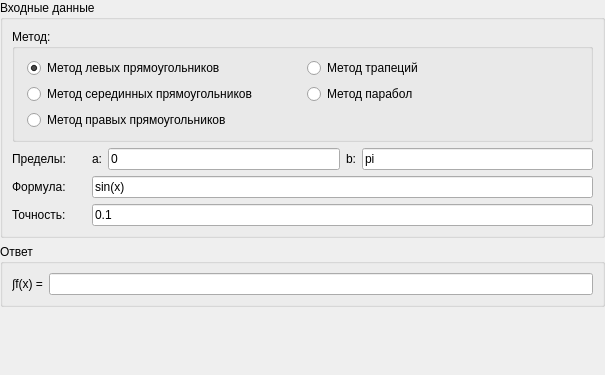
<?xml version="1.0" encoding="UTF-8"?>
<ui version="4.0">
 <class>IntegralFloatingStepFrame</class>
 <widget class="QWidget" name="IntegralFloatingStepFrame">
  <property name="enabled">
   <bool>true</bool>
  </property>
  <property name="geometry">
   <rect>
    <x>0</x>
    <y>0</y>
    <width>605</width>
    <height>375</height>
   </rect>
  </property>
  <property name="sizePolicy">
   <sizepolicy hsizetype="Preferred" vsizetype="Preferred">
    <horstretch>0</horstretch>
    <verstretch>0</verstretch>
   </sizepolicy>
  </property>
  <property name="minimumSize">
   <size>
    <width>0</width>
    <height>0</height>
   </size>
  </property>
  <property name="windowTitle">
   <string>Form</string>
  </property>
  <layout class="QGridLayout" name="gridLayout" columnstretch="0">
   <property name="sizeConstraint">
    <enum>QLayout::SetDefaultConstraint</enum>
   </property>
   <property name="leftMargin">
    <number>0</number>
   </property>
   <property name="topMargin">
    <number>0</number>
   </property>
   <property name="rightMargin">
    <number>0</number>
   </property>
   <property name="bottomMargin">
    <number>0</number>
   </property>
   <property name="verticalSpacing">
    <number>6</number>
   </property>
   <item row="0" column="0">
    <widget class="QGroupBox" name="inputGroupBox">
     <property name="sizePolicy">
      <sizepolicy hsizetype="Preferred" vsizetype="Fixed">
       <horstretch>0</horstretch>
       <verstretch>0</verstretch>
      </sizepolicy>
     </property>
     <property name="autoFillBackground">
      <bool>false</bool>
     </property>
     <property name="title">
      <string>Входные данные</string>
     </property>
     <layout class="QVBoxLayout" name="verticalLayout_2">
      <item alignment="Qt::AlignTop">
       <widget class="QGroupBox" name="methodGroupBox">
        <property name="sizePolicy">
         <sizepolicy hsizetype="Preferred" vsizetype="Fixed">
          <horstretch>0</horstretch>
          <verstretch>0</verstretch>
         </sizepolicy>
        </property>
        <property name="autoFillBackground">
         <bool>false</bool>
        </property>
        <property name="title">
         <string>Метод:</string>
        </property>
        <property name="flat">
         <bool>false</bool>
        </property>
        <layout class="QGridLayout" name="gridLayout_4">
         <property name="leftMargin">
          <number>12</number>
         </property>
         <item row="3" column="0">
          <widget class="QRadioButton" name="midRectRadioButton">
           <property name="sizePolicy">
            <sizepolicy hsizetype="Preferred" vsizetype="Fixed">
             <horstretch>0</horstretch>
             <verstretch>0</verstretch>
            </sizepolicy>
           </property>
           <property name="autoFillBackground">
            <bool>false</bool>
           </property>
           <property name="text">
            <string>Метод серединных прямоугольников</string>
           </property>
          </widget>
         </item>
         <item row="4" column="0">
          <widget class="QRadioButton" name="rightRectRadioButton">
           <property name="sizePolicy">
            <sizepolicy hsizetype="Preferred" vsizetype="Fixed">
             <horstretch>0</horstretch>
             <verstretch>0</verstretch>
            </sizepolicy>
           </property>
           <property name="autoFillBackground">
            <bool>false</bool>
           </property>
           <property name="text">
            <string>Метод правых прямоугольников</string>
           </property>
          </widget>
         </item>
         <item row="1" column="0">
          <widget class="QRadioButton" name="leftRectRadioButton">
           <property name="sizePolicy">
            <sizepolicy hsizetype="Preferred" vsizetype="Fixed">
             <horstretch>0</horstretch>
             <verstretch>0</verstretch>
            </sizepolicy>
           </property>
           <property name="autoFillBackground">
            <bool>false</bool>
           </property>
           <property name="text">
            <string>Метод левых прямоугольников</string>
           </property>
           <property name="checked">
            <bool>true</bool>
           </property>
          </widget>
         </item>
         <item row="1" column="1">
          <widget class="QRadioButton" name="trapezoidRadioButton">
           <property name="sizePolicy">
            <sizepolicy hsizetype="Preferred" vsizetype="Fixed">
             <horstretch>0</horstretch>
             <verstretch>0</verstretch>
            </sizepolicy>
           </property>
           <property name="autoFillBackground">
            <bool>false</bool>
           </property>
           <property name="text">
            <string>Метод трапеций</string>
           </property>
          </widget>
         </item>
         <item row="3" column="1">
          <widget class="QRadioButton" name="parabolicRadioButton">
           <property name="sizePolicy">
            <sizepolicy hsizetype="Preferred" vsizetype="Fixed">
             <horstretch>0</horstretch>
             <verstretch>0</verstretch>
            </sizepolicy>
           </property>
           <property name="autoFillBackground">
            <bool>false</bool>
           </property>
           <property name="text">
            <string>Метод парабол</string>
           </property>
          </widget>
         </item>
        </layout>
       </widget>
      </item>
      <item>
       <layout class="QGridLayout" name="gridLayout_3">
        <property name="spacing">
         <number>6</number>
        </property>
        <item row="0" column="1">
         <spacer name="horizontalSpacer">
          <property name="orientation">
           <enum>Qt::Horizontal</enum>
          </property>
          <property name="sizeType">
           <enum>QSizePolicy::Fixed</enum>
          </property>
          <property name="sizeHint" stdset="0">
           <size>
            <width>20</width>
            <height>20</height>
           </size>
          </property>
         </spacer>
        </item>
        <item row="1" column="0">
         <widget class="QLabel" name="functionLabel">
          <property name="autoFillBackground">
           <bool>false</bool>
          </property>
          <property name="text">
           <string>Формула:</string>
          </property>
         </widget>
        </item>
        <item row="1" column="2" colspan="4">
         <widget class="QLineEdit" name="functionEdit">
          <property name="autoFillBackground">
           <bool>false</bool>
          </property>
          <property name="text">
           <string>sin(x)</string>
          </property>
          <property name="frame">
           <bool>true</bool>
          </property>
         </widget>
        </item>
        <item row="0" column="4">
         <widget class="QLabel" name="aLabel">
          <property name="autoFillBackground">
           <bool>false</bool>
          </property>
          <property name="text">
           <string>b:</string>
          </property>
         </widget>
        </item>
        <item row="2" column="0">
         <widget class="QLabel" name="iterationLabel">
          <property name="autoFillBackground">
           <bool>false</bool>
          </property>
          <property name="text">
           <string>Точность:</string>
          </property>
         </widget>
        </item>
        <item row="0" column="0">
         <widget class="QLabel" name="limitLabel">
          <property name="autoFillBackground">
           <bool>false</bool>
          </property>
          <property name="text">
           <string>Пределы:</string>
          </property>
         </widget>
        </item>
        <item row="0" column="2">
         <widget class="QLabel" name="bLabel">
          <property name="autoFillBackground">
           <bool>false</bool>
          </property>
          <property name="text">
           <string>a:</string>
          </property>
         </widget>
        </item>
        <item row="0" column="3">
         <widget class="QLineEdit" name="limitAEdit">
          <property name="autoFillBackground">
           <bool>false</bool>
          </property>
          <property name="text">
           <string>0</string>
          </property>
          <property name="frame">
           <bool>true</bool>
          </property>
         </widget>
        </item>
        <item row="0" column="5">
         <widget class="QLineEdit" name="limitBEdit">
          <property name="autoFillBackground">
           <bool>false</bool>
          </property>
          <property name="text">
           <string>pi</string>
          </property>
          <property name="frame">
           <bool>true</bool>
          </property>
         </widget>
        </item>
        <item row="2" column="2" colspan="4">
         <widget class="QLineEdit" name="epsilonEdit">
          <property name="text">
           <string>0.1</string>
          </property>
         </widget>
        </item>
       </layout>
      </item>
     </layout>
    </widget>
   </item>
   <item row="2" column="0" alignment="Qt::AlignTop">
    <widget class="QGroupBox" name="outputGroupBox">
     <property name="sizePolicy">
      <sizepolicy hsizetype="Preferred" vsizetype="Fixed">
       <horstretch>0</horstretch>
       <verstretch>0</verstretch>
      </sizepolicy>
     </property>
     <property name="autoFillBackground">
      <bool>false</bool>
     </property>
     <property name="title">
      <string>Ответ</string>
     </property>
     <layout class="QGridLayout" name="gridLayout_2">
      <property name="topMargin">
       <number>9</number>
      </property>
      <item row="0" column="0">
       <widget class="QLabel" name="label">
        <property name="autoFillBackground">
         <bool>false</bool>
        </property>
        <property name="text">
         <string>∫f(x) =</string>
        </property>
       </widget>
      </item>
      <item row="0" column="1">
       <widget class="QLineEdit" name="answerEdit">
        <property name="autoFillBackground">
         <bool>false</bool>
        </property>
        <property name="frame">
         <bool>true</bool>
        </property>
        <property name="readOnly">
         <bool>true</bool>
        </property>
       </widget>
      </item>
     </layout>
    </widget>
   </item>
  </layout>
 </widget>
 <tabstops>
  <tabstop>leftRectRadioButton</tabstop>
  <tabstop>midRectRadioButton</tabstop>
  <tabstop>rightRectRadioButton</tabstop>
  <tabstop>limitAEdit</tabstop>
  <tabstop>limitBEdit</tabstop>
  <tabstop>functionEdit</tabstop>
  <tabstop>answerEdit</tabstop>
 </tabstops>
 <resources/>
 <connections/>
</ui>
